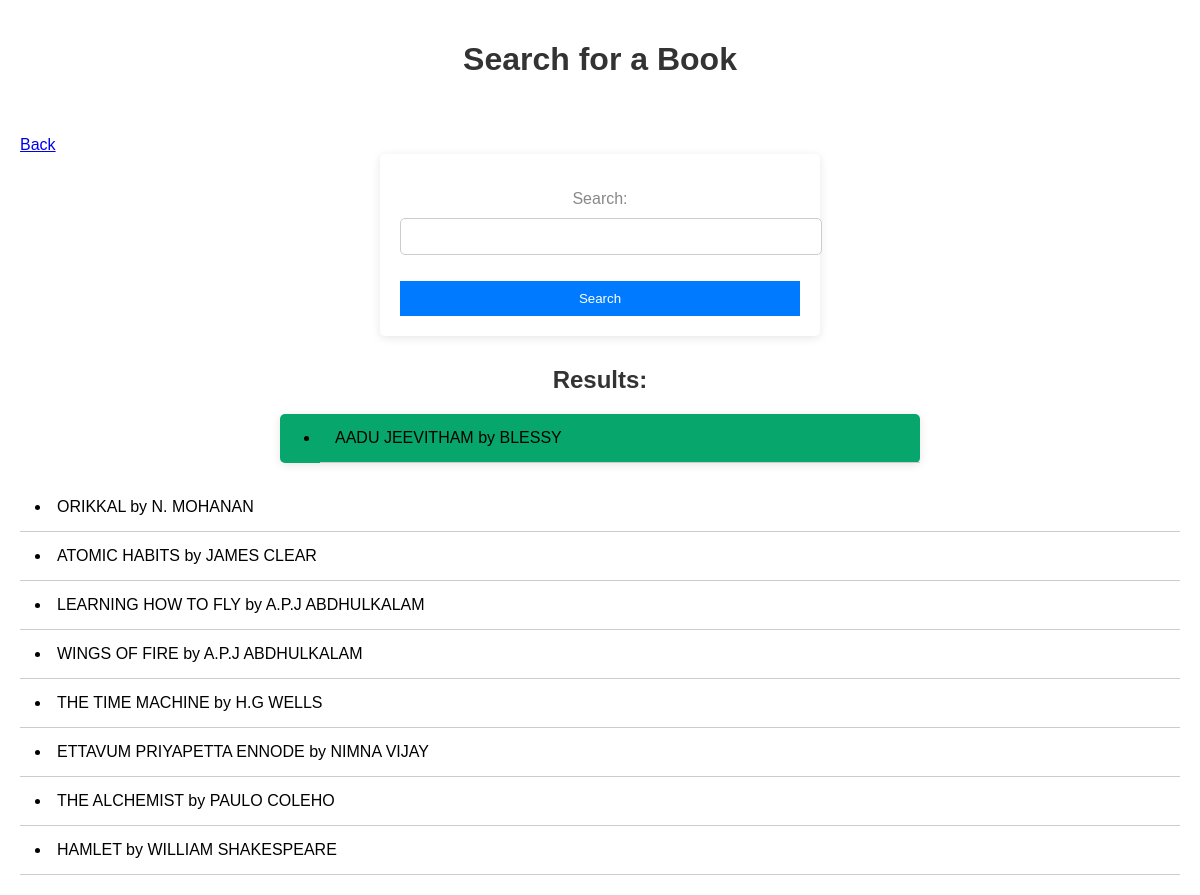
Page /booklist on the committed database.
### bookapp/models.py (models this page shows, shortened)
class Book(models.Model):
    title=models.CharField(max_length=100)
    author=models.CharField(max_length=100)
    image=models.ImageField(upload_to='images')
    description=models.TextField()
    price=models.IntegerField()

### bookapp/views.py (the view)
# urls.py: path('booklist',views.Booklist,name='booklist_view'),
def Booklist(request):
    form=SearchForm()
    books=Book.objects.all()
    if 'title' in request.GET:
        form=SearchForm(request.GET)
        if form.is_valid():
            title=form.cleaned_data['title']
            books = Book.objects.filter(title__icontains=title)
    return render(request, 'search_books.html', {'form': form, 'books': books})

### bookapp/forms.py
class SearchForm(forms.Form):
    title=forms.CharField(label='Search',max_length=100)

### bookapp/templates/search_books.html (shortened to what this page needs)
{% load static %}
<!DOCTYPE html>
<html lang="en">
<head>
</head>
<body>
    <h1>Search for a Book</h1>
    <br><br>
    <a href="{% url 'list_view' %}" class="btn btn-outline-dark btn-primary" >Back</a>
    <form method="GET">
        {{ form.as_p }}
        <button type="submit">Search</button>
    </form>
    <h2>Results:</h2>
    <ul>
    {% for book in books %}
        <li>{{ book.title }} by {{ book.author}} </li>
    </ul>
    {% empty %}
    <p>No results found.</p>
    {% endfor %}
</body>
</html>

### bookapp/templates/search_books.html (style rules this page uses)
body { font-family: Arial, sans-serif; background-color: #ffffff; margin: 0; padding: 20px; }
h1 { text-align: center; color: #333; }
form { background: #fff; padding: 20px; border-radius: 5px; box-shadow: 0 2px 10px rgba(0, 0, 0, 0.1); max-width: 400px; margin: 0 auto; }
input[type="text"] { width: 100%; padding: 10px; margin: 10px 0; border: 1px solid #ccc; border-radius: 5px; }
button { background-color: #007bff; color: white; padding: 10px; border: none; width: 100%; }
h2 { text-align: center; color: #333; margin-top: 30px; }
ul { padding: 20; max-width: 600px; margin: 20px auto; background: #07a66c; border-radius: 5px; box-shadow: 0 2px 10px rgba(0, 0, 0, 0.1); }
li { padding: 15px; border-bottom: 1px solid #ccc; }
p { text-align: center; color: #888; }

### rows in the picture
Book: title "AADU JEEVITHAM", author "BLESSY"
Book: title "ORIKKAL", author "N. MOHANAN"
Book: title "ATOMIC HABITS", author "JAMES CLEAR"
Book: title "LEARNING HOW TO FLY", author "A.P.J ABDHULKALAM"
Book: title "WINGS OF FIRE", author "A.P.J ABDHULKALAM"
Book: title "THE TIME MACHINE", author "H.G WELLS"
Book: title "ETTAVUM PRIYAPETTA ENNODE", author "NIMNA VIJAY"
Book: title "THE ALCHEMIST", author "PAULO COLEHO"
Book: title "HAMLET", author "WILLIAM SHAKESPEARE"
